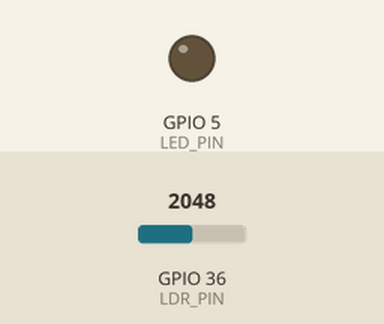
Bench run of a sketch on a simulated ESP32. On the bench: output pins drawn as LEDs (lit = HIGH). The test bench sets the inputs (shaded band); at power-on: GPIO 36 (LDR_PIN) = 2048. WiFi joins after 1.5 s; servers stay silent unless stated; what the sketch prints to the serial monitor is not drawn.

Above: at 2.7 s.
2.8 s: GPIO 36 (LDR_PIN) set to 533
4.7 s: GPIO 36 (LDR_PIN) set to 450
At 6.5 s:
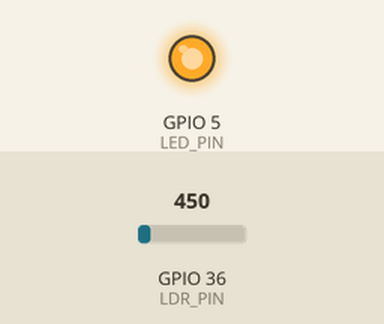
9.0 s: GPIO 36 (LDR_PIN) set to 540
At 10.7 s:
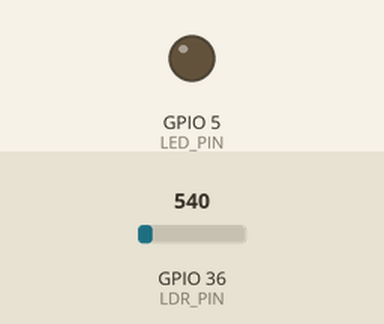
11.0 s: GPIO 36 (LDR_PIN) set to 491
At 12.4 s:
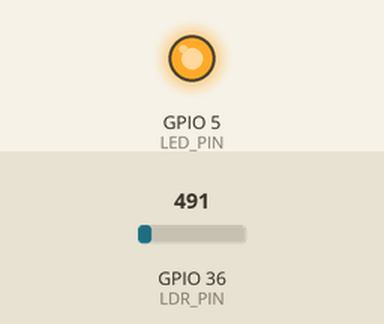
Timing chart, 0 to 14.0 s (numbered marks = the images above; inputs shaded):
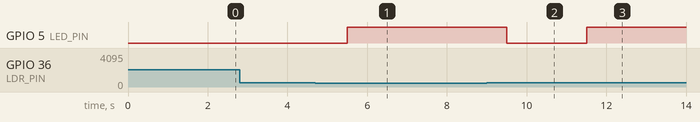

The sketch:

sketch_mar7a_copy_20250307113508_copy_20250307114910.ino
```cpp
#include <WiFi.h>
#include <WebSocketsClient.h>

const char* ssid = "APRENDIZ";
const char* password = "Sena2025**";

WebSocketsClient webSocket;

#define LDR_PIN A0    // Pin del fotoresistor
#define LED_PIN 5     // Pin del LED

void setup() {
    Serial.begin(115200);

    pinMode(LED_PIN, OUTPUT);

    WiFi.begin(ssid, password);
    while (WiFi.status() != WL_CONNECTED) {
        delay(500);
        Serial.print(".");
    }
    Serial.println("\n✅ Conectado a WiFi");

    webSocket.begin("192.168.1.100", 8000, "/ws/sensor/1/");
    webSocket.onEvent(webSocketEvent);
    webSocket.setReconnectInterval(5000);
}

void loop() {
    webSocket.loop();

    int ldrValue = analogRead(LDR_PIN);
    Serial.println("📡 Luz: " + String(ldrValue));

    String mensaje = "{\"action\":\"update_sensor\",\"sensor_id\":1,\"valor\":" + String(ldrValue) + "}";
    webSocket.sendTXT(mensaje);

    if (ldrValue < 500) {
        digitalWrite(LED_PIN, HIGH);
    } else {
        digitalWrite(LED_PIN, LOW);
    }

    delay(1000);
}

void webSocketEvent(WStype_t type, uint8_t * payload, size_t length) {
    switch (type) {
        case WStype_DISCONNECTED:
            Serial.println("❌ Desconectado del WebSocket");
            break;
        case WStype_CONNECTED:
            Serial.println("✅ Conectado al WebSocket");
            break;
        case WStype_TEXT:
            Serial.printf("📩 Mensaje recibido: %s\n", payload);
            break;
    }
}
```

Measured:
- the behaviour switches between 500 and 499 on GPIO 36 (LDR_PIN) (found by bisection; images 0 and 1)
- after the input at 2.8 s, every drawn part: stays the same
- after the input at 4.7 s, GPIO 5 (LED_PIN): LOW → HIGH after 0.81 s
- after the input at 9.0 s, GPIO 5 (LED_PIN): HIGH → LOW after 0.51 s
- after the input at 11.0 s, GPIO 5 (LED_PIN): LOW → HIGH after 0.51 s
